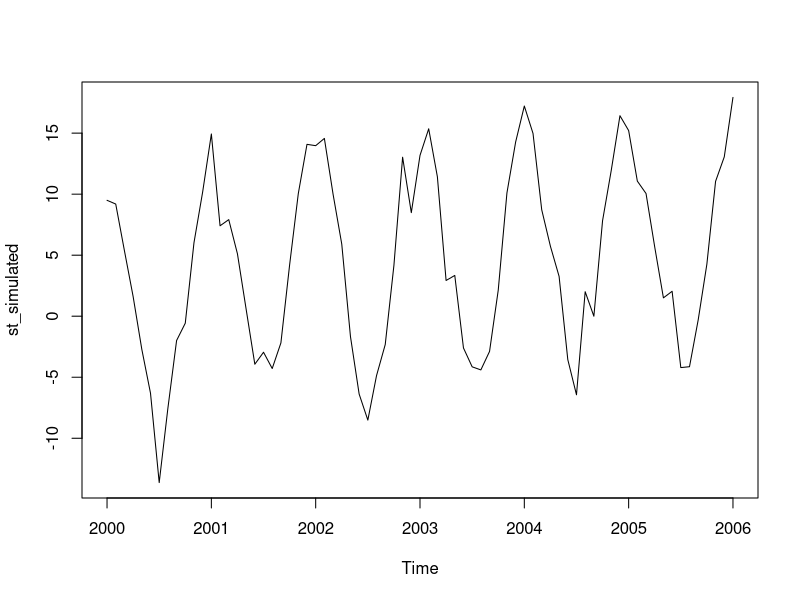

Recreate this plot in R. (Note: this script raises an error after producing the figure.)
rm(list = ls())
set.seed(99183992)
# First we simulate a time serie that will be used for proves
sequence_math <- 10 * (cos(seq(0,12 * pi, pi/6))) + sqrt(seq(0,12 * pi, pi/6))
sequence_sim <- sequence_math + rnorm(length(sequence_math), 0, 2)
st_simulated <- ts(sequence_sim, frequency = 12, start = c(2000, 1))
plot(st_simulated)

#Also the data from the exam of last year
ferrocarril <- c(
  139733896, 144482139, 123561582, 145152679,
  144482993, 146521012, 125713176, 149226028,
  145885551, 142603051, 121745633, 145120639,
  143638419, 144004197, 122310123, 148672623,
  141285387, 144252125, 124124600, 149670808,
  140193460, 144167136, 128486754, 149125431,
  140008498, 149341300, 130352920, 150039240,
  148622967, 151486750, 134747548, 158497166,
  150246047, 163228902, 140311097, 165269379,
  161457841, 160348073, 139321325, 165980376
)


MyHoltWinters <- function(x, alpha = TRUE, beta = TRUE, gamma = TRUE){
  if (!is.ts(x)){
    print("The input vector must be a time serie")
    return()
  }
  p <- frequency(x)
  
  fun.ajuste <- function(serie, freq, alfa, beta, gamma){
    
    n <- length(serie)
    valfitted <- c()
    
    L0 <- sum(serie[1:freq + freq]) / freq
    T0 <- (sum(serie[1:freq + freq]) - sum(serie[1:freq])) / (freq ^ 2)
    S0 <- (serie[1:freq + freq] - serie[1:freq]) / freq
    
    for (i in (2 * freq + 1):n){
      S0ind <- i %% freq
      if (S0ind == 0){S0ind <- freq}
      pred <- L0 + T0 + S0[S0ind]
      valfitted <- c(valfitted, pred)
      
      L1 <- alpha * (serie[i] - S0[S0ind]) + (1 - alpha) * (L0 + T0)
      T1 <- beta * (L1 - L0) + (1 - beta) * T0
      S1 <- gamma * (serie[i] - L1) + (1 - gamma) * S0[S0ind]
      
      L0 <- L1
      T0 <- T1
      S0[S0ind] <- S1
    }
    SE <- (serie[(2 * freq + 1):n] - valfitted) ^ 2
    ajust <- list(valfitted, SE)
    return(ajust)
    
  }
  fun.optim <- function(vect, data){
    n <- length(data)
    return(fun.ajuste(data[1:(n - 1)], data[n], vect[1], vect[2], vect[3])$SE)
  }
  
  optimo <- optim(c(0.5, 0.5, 0.5), fun.optim, data = c(x, p), method = "L-BFGS-B", 
        lower = c(0.001, 0.001, 0.001), upper = c(0.999, 0.999, 0.999))
}

MyHoltWinters(st_simulated)
mod<-HoltWinters(st_simulated)
mod$coefficients
mod$alpha
mod$beta
mod$gamma
predict(mod, 5)
plot(mod)
freq = 12
